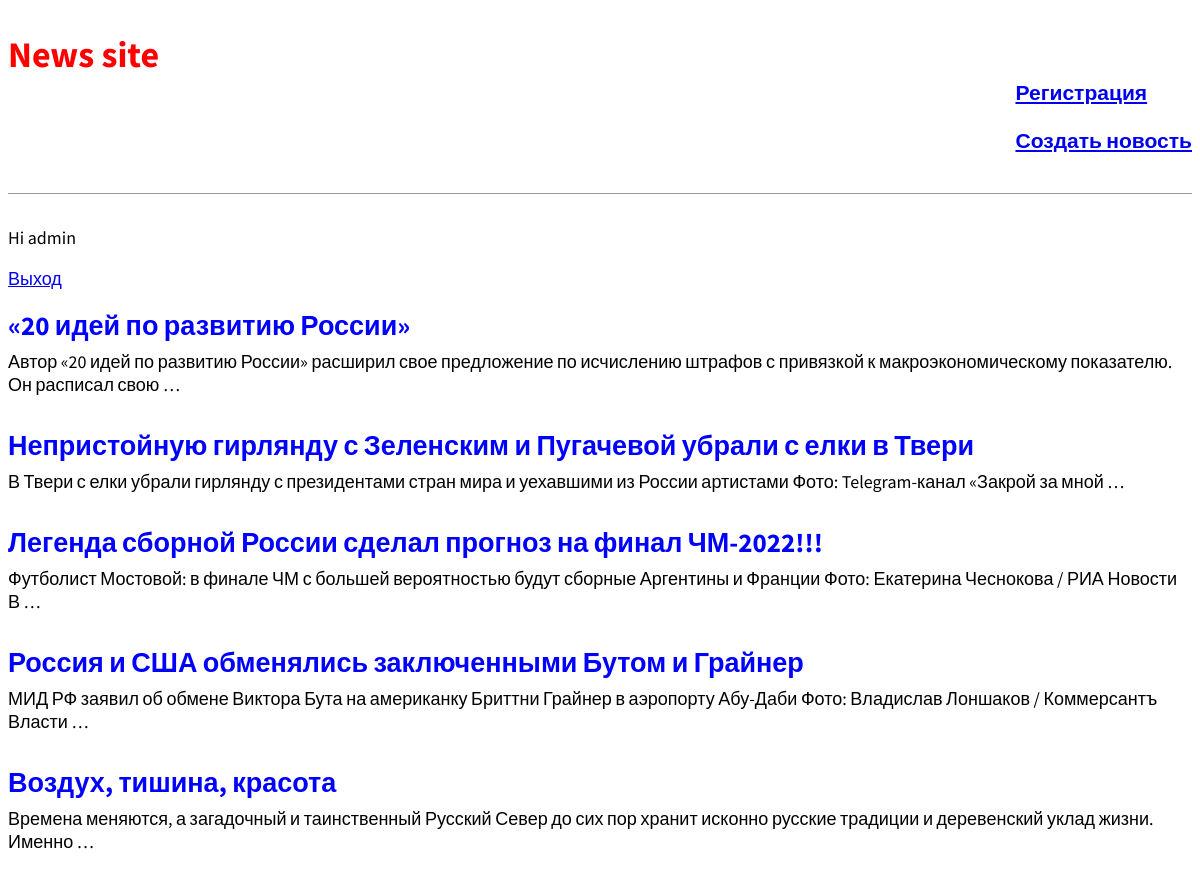
The app's page / (signed in) with its own data.
### news/models.py (models this page shows, shortened)
class Post(models.Model):
	title = models.CharField(max_length=200)
	author = models.ForeignKey('auth.User', on_delete=models.CASCADE, )
	content = models.TextField()

### news/views.py (the view)
# urls.py: path('', indexListView.as_view(), name='home'),
class indexListView(ListView):
	logger.info('INFO')
	model = Post
	template_name = 'home.html'

### news/templates/home.html
{% extends 'base.html' %}
{% block content %}
{% for post in object_list %}
<div class="post-entry">
    <h2><a href="{% url 'post_detail' post.pk %}">{{ post.title }}</a></h2>
    <p>{{ post.content|truncatewords:20|linebreaks }}</p>
</div>
{% endfor %}
{% endblock content %}

### news/templates/base.html (shortened to what this page needs)
{% load static %}
<!DOCTYPE html>
<html lang="en">
<head>
    <link href="{% static 'css/base.css' %}" rel="stylesheet">
</head>
<body>
<div>
    <header>
        <div class="nav-left">
            <h1><a href="{% url 'home' %}">News site</a></h1>
        </div>
        <div class="nav-right">
            <ul><h3><a href="{% url 'signup' %}">Регистрация</a></h3>
                <h3><a href="{% url 'post_new' %}">Создать новость</a></h3>
            </ul>
        </div>
    </header>
    {% if user.is_authenticated %}
    <p>Hi {{ user.username }}</p>
    <p><a href="{% url 'logout' %}">Выход</a></p>
    {% else %}
    <p>Вы не зарегистрированны</p>
    <p><a href="{% url 'login' %}">Войти</a></p>
    {% endif %}
    {% block content %}
    {% endblock content %}
</div>
</body>
</html>

### static/css/base.css (style rules this page uses)
body { font-family: 'Source Sans Pro', sans-serif; font-size: 18px; }
header { border-bottom: 1px solid #999; margin-bottom: 2rem; display: flex; }
header h1 a { color: red; text-decoration: none; }
.nav-left { margin-right: auto; }
.nav-right { display: flex; padding-top: 2rem; }
.post-entry { margin-bottom: 2rem; }
.post-entry h2 { margin: 0.5rem 0; }
.post-entry h2 a, .post-entry h2 a:visited { color: blue; text-decoration: none; }
.post-entry p { margin: 0; font-weight: 400; }

### records on screen
Post: title "«20 идей по развитию России»", content "Автор «20 идей по развитию России» расширил свое предложение по исчислению штрафов с привязкой к макроэкономическому показателю. Он расписал свою …"
Post: title "Непристойную гирлянду с Зеленским и Пугачевой убрали с елки в Твери", content "В Твери с елки убрали гирлянду с президентами стран мира и уехавшими из России артистами Фото: Telegram-канал «Закрой за мной …"
Post: title "Легенда сборной России сделал прогноз на финал ЧМ-2022!!!", content "Футболист Мостовой: в финале ЧМ с большей вероятностью будут сборные Аргентины и Франции Фото: Екатерина Чеснокова / РИА Новости В …"
Post: title "Россия и США обменялись заключенными Бутом и Грайнер", content "МИД РФ заявил об обмене Виктора Бута на американку Бриттни Грайнер в аэропорту Абу-Даби Фото: Владислав Лоншаков / Коммерсантъ Власти …"
Post: title "Воздух, тишина, красота", content "Времена меняются, а загадочный и таинственный Русский Север до сих пор хранит исконно русские традиции и деревенский уклад жизни. Именно …"

### other values on screen
{{ user.username }} "admin"
